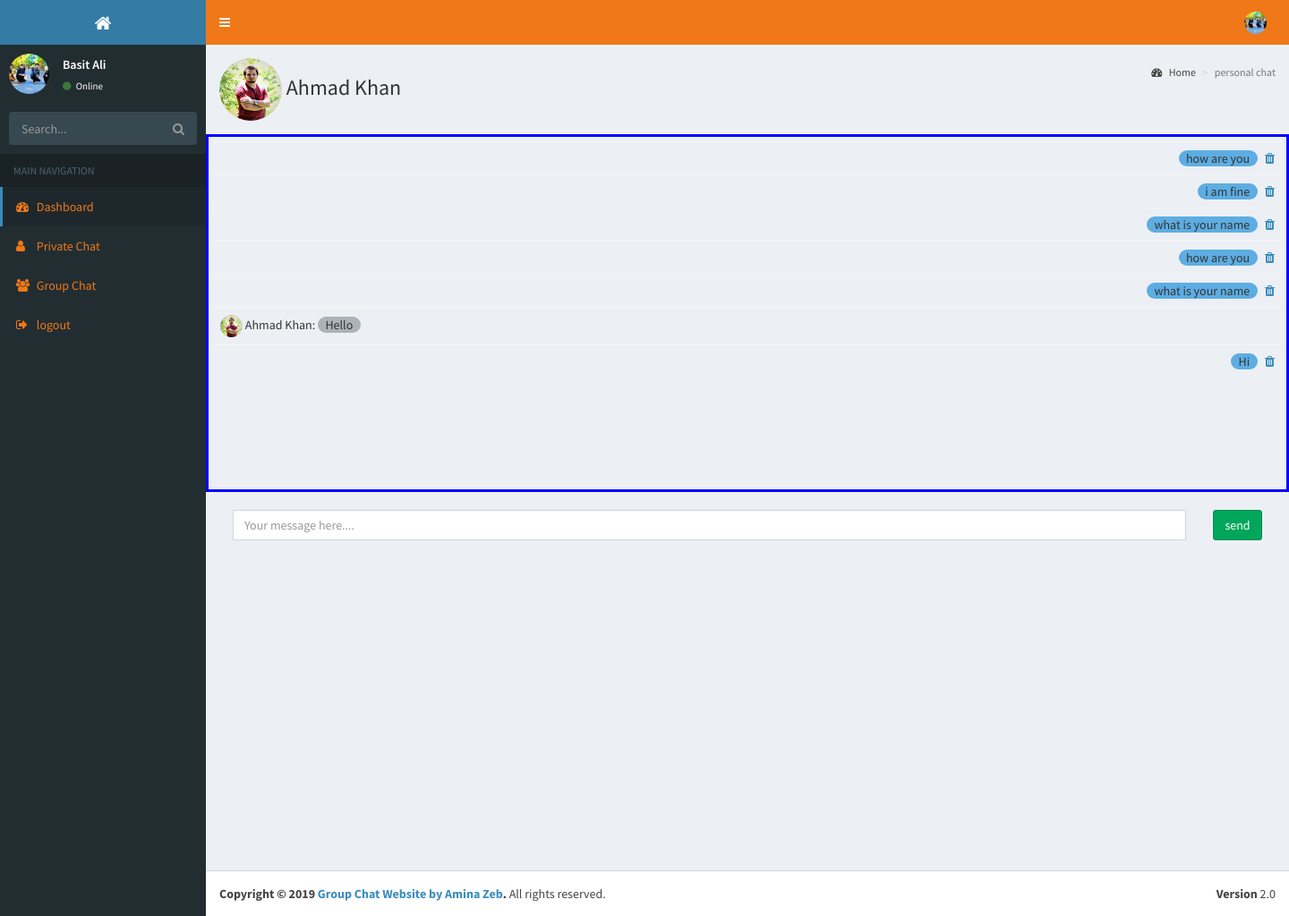
The app's page /userchat.php?userid=2 (signed in) with its own data.
### tables this page shows
CREATE TABLE `user` (
  `id` int(11) NOT NULL,
  `name` varchar(50) NOT NULL,
  `password` varchar(50) NOT NULL,
  `email` varchar(50) NOT NULL,
  `image` varchar(300) NOT NULL,
  `status` enum('enabled','disabled','','') NOT NULL DEFAULT 'enabled',
  `visibility` varchar(50) NOT NULL
);

CREATE TABLE `ind_chat` (
  `id` int(11) NOT NULL,
  `user_id` int(50) NOT NULL,
  `opp_id` int(50) NOT NULL,
  `msg` varchar(1000) NOT NULL
);

### userchat.php (the view, shortened to what this page needs)
<?php
include ("include_files/connection.php");
include "include_files/top_header.php";
?>
<?php
 $userid=$_REQUEST['userid'];
?>
      <?php include "include_files/side_bar_menu.php";?>
      <div class="content-wrapper">
        <section class="content-header">
  <?php
     $query = "SELECT * FROM user WHERE id=$userid";
            $run_query = mysqli_query($connection,$query) or die(mysqli_error($connection));
            $fetch1=mysqli_fetch_array($run_query);
  ?>
          <h1>
         <?php
          $image=$fetch1['image'];
        if($image=="" || empty($image))
        {
         echo "<img src='uploaded_images/default.png' width='70px' height='70px' class='img-circle'>";
        }else {
                        ?>
           <img src="<?=$image?>" class="img-circle" width='70px' height='70px' alt="User Image"><?php  } ?>
            <?php echo $fetch1['name']; ?>
          </h1>
          <ol class="breadcrumb">
            <li><a href="home.php"><i class="fa fa-dashboard"></i> Home</a></li>
            <li class="active">personal chat</li>
          </ol>
        </section>
        <section class="content">
           <div id="message" class="row table-responsive" style="border:3px solid blue;height:400px;overflow:auto;padding:5px;">
           <table class="table">
           <?php
             $session_id=$_SESSION['user_id'];
             $query ="SELECT * FROM ind_chat WHERE user_id=$session_id AND opp_id=$userid OR user_id=$userid AND opp_id=$session_id order by id desc";
            $run_query = mysqli_query($connection,$query) or die(mysqli_error($connection));
            while($fetch=mysqli_fetch_array($run_query))
            {
           ?>
           <tr>
          <?php
          if($fetch['user_id']==$_SESSION['user_id']){
          ?>
          <td align="right">
             <font style="background-color:#5DADE2;border-radius:10px;">&nbsp;&nbsp; <?php echo $fetch['msg'];?>&nbsp;&nbsp;
             </font>&nbsp;&nbsp;
              <a href="delete/ind_chat.php?id=<?php echo $fetch['id']; ?>"><i class="fa fa-trash"></i></a>
           </td>
      <?php }
      else{
          ?>
           <td>
             <?php
          $image=$fetch1['image'];
        if($image=="" || empty($image))
        {
         echo "<img src='uploaded_images/default.png' width='25px' height='25px' class='img-circle'>";
        }else {
                        ?>
           <img src="<?=$image?>" class="img-circle" width='25px' height='25px' alt="User Image"><?php  } ?>
             <?php echo $fetch1['name'];?>:
             <font style="background-color:#ABB2B9;border-radius:10px;">&nbsp;&nbsp; <?php echo $fetch['msg'];?>&nbsp;&nbsp;
             </font>&nbsp;&nbsp;
           </td>
        <?php
             }
             ?>
           </tr>
           <?php } ?>
           </table>
           </div>
           <br>
           <div class="row">
           <form action="" method="POST" class="form-group">
           <div class="col-sm-11">
           <input type="text" name="msg" class="form-control" placeholder="Your message here...." size="50">
           </div>
           <div class="col-sm-1">
           <input type="submit" name="send" value="send" class="btn btn-success">
           </div>
           </form>
           </div>
        </section>
      </div>
       <?php include "include_files/footer.php";?>

### include_files/top_header.php (shortened to what this page needs)
<!DOCTYPE html>
<html>
  <head>
    <link rel="stylesheet" href="bootstrap/css/bootstrap.css">
    <link rel="stylesheet" href="https://maxcdn.bootstrapcdn.com/font-awesome/4.4.0/css/font-awesome.min.css">
    <link rel="stylesheet" href="https://code.ionicframework.com/ionicons/2.0.1/css/ionicons.min.css">
    <link rel="stylesheet" href="plugins/jvectormap/jquery-jvectormap-1.2.2.css">
    <link rel="stylesheet" href="plugins/datatables/dataTables.bootstrap.css">
    <link rel="stylesheet" href="dist/css/AdminLTE.min.css">
    <link rel="stylesheet" href="dist/css/skins/_all-skins.min.css">
  <link rel="stylesheet" href="plugins/morris.css">
  </head>
  <body class="hold-transition skin-blue sidebar-mini">
    <div class="wrapper">
      <header class="main-header">
        <a href="home.php" class="logo"><i class="fa fa-home"></i>
        </a>
        <nav class="navbar navbar-static-top" role="navigation">
          <a href="#" class="sidebar-toggle" data-toggle="offcanvas" role="button">
          </a>
          <div class="navbar-custom-menu">
            <ul class="nav navbar-nav">
              <?php
                  $ress=mysqli_query($connection,"SELECT * FROM user WHERE id='$_SESSION[user_id]'");
                   $fetchdat=mysqli_fetch_array($ress);
                ?>
              <li class="dropdown user user-menu">
                <a href="#" class="dropdown-toggle" data-toggle="dropdown">
                  <?php
                        $image=$fetchdat['image'];
if($image=="" || empty($image))
{
  echo "<img src='uploaded_images/default.png' class='user-image'>";
}else {
                        ?>
                  <img src="<?=$image?>" class="user-image" alt="User Image"><?php  } ?>
                </a>
              </li>
            </ul>
          </div>
        </nav>
      </header>

### include_files/side_bar_menu.php
<aside class="main-sidebar">
        <section class="sidebar">
          <div class="user-panel">
             <?php
                  $resss=mysqli_query($connection,"SELECT * FROM user WHERE id='$_SESSION[user_id]'");
                   $fetchdata=mysqli_fetch_array($resss);
                ?>
            <div class="pull-left image">
              <?php
        $image=$fetchdata['image'];
        if($image=="" || empty($image))
        {
         echo "<img src='uploaded_images/default.png' class='img-circle'>";
        }else {
                        ?>
              <img src="<?=$image?>" class="img-circle" alt="User Image"><?php  } ?>
            </div>
            <div class="pull-left info">
              <p><?php echo $fetchdata['name'];?></p>
              <a href="#"><i class="fa fa-circle text-success"></i> Online</a>
            </div>
          </div>
          <form action="#" method="get" class="sidebar-form">
            <div class="input-group">
              <input type="text" name="q" class="form-control" placeholder="Search...">
              <span class="input-group-btn">
                <button type="submit" name="search" id="search-btn" class="btn btn-flat"><i class="fa fa-search"></i></button>
              </span>
            </div>
          </form>
          <ul class="sidebar-menu">
            <li class="header">MAIN NAVIGATION</li>
            <li class="active">
              <a href="home.php">
                <i class="fa fa-dashboard"></i> <span>Dashboard</span>
              </a></li>
              <li>
              <a href="user.php">
                <i class="fa fa-user"></i> <span>Private Chat</span>
              </a></li>
              <li>
              <a href="group.php">
                <i class="fa fa-group"></i> <span>Group Chat</span>
              </a></li>
              <li>
              <a href="logout.php">
                <i class="fa fa-sign-out"></i> <span>logout</span>
              </a></li>
          </ul>
        </section>
      </aside>

### include_files/footer.php (shortened to what this page needs)
 <footer class="main-footer">
        <div class="pull-right hidden-xs">
          <b>Version</b> 2.0
        </div>
        <strong>Copyright &copy; 2019 <a href="#">Group Chat Website by Amina Zeb</a>.</strong> All rights reserved.
      </footer>
    </div>
  </body>
</html>

### records on screen
user: image (picture), name "Basit Ali"
user: image (picture), name "Ahmad Khan"
ind_chat: msg "how are you"
ind_chat: msg "i am fine"
ind_chat: msg "what is your name"
ind_chat: msg "how are you"
ind_chat: msg "what is your name"
ind_chat: user.image (picture), user.name "Ahmad Khan", msg "Hello"
ind_chat: msg "Hi"
